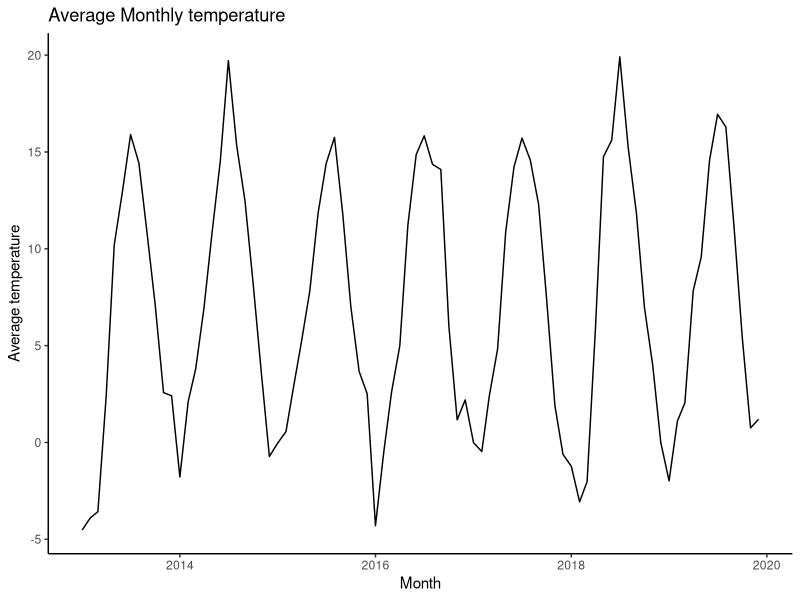
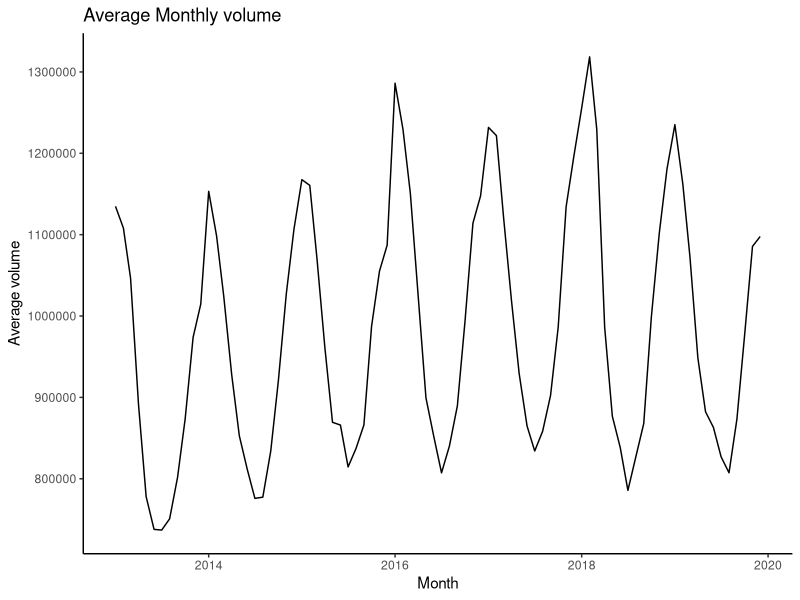
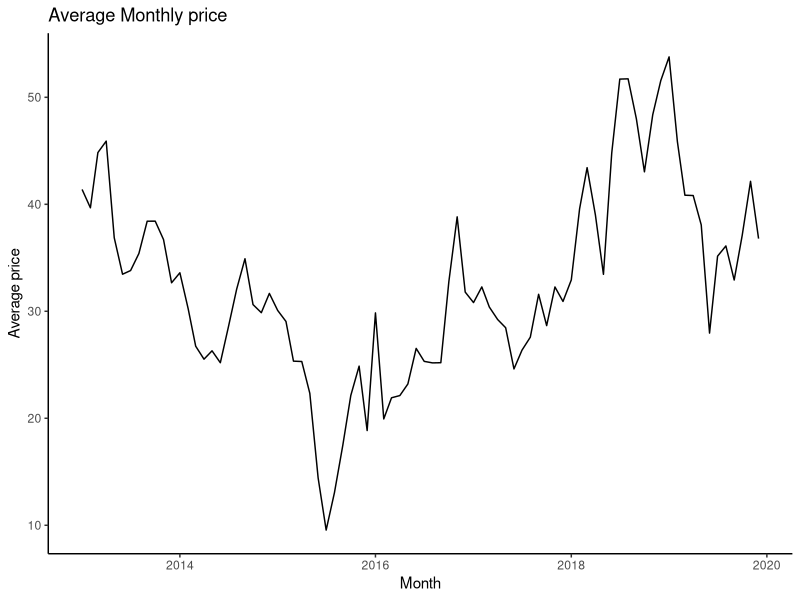

Source code (R) for these figures, in order:
## ---- chunk 1
# Loading required packages.
library(tidyverse)  # loads ggplot2, dplyr, readr
library(lubridate)  # for date/time manipulation

## ---- chunk 2
# Loading in the data
df <- read_csv("elmarket_13_19.csv")
## ---- chunk 3
# Creating a function that plots the average monthly data of a specified variable.
plot_avg_monthly <- function(data, variable) {
  
  # Check if the specified variable is valid
  if (variable %in% names(data)) {
    
    # Extract year and month, calculate the average per month
    avg_data <- data %>%
      mutate(year_month = floor_date(date, "month")) %>%
      group_by(year_month) %>%
      summarise(avg_var = mean(get(variable), na.rm = TRUE))
    
    # Plot
    p <- ggplot(avg_data, aes(x = year_month, y = avg_var)) +
      geom_line() +
      labs(y = paste("Average", variable),
           x = "Month",
           title = paste("Average Monthly", variable)) +
      theme_classic()
    return(p)
    
  # If the specified variable is invalid  
  } else {
    stop("Invalid variable name. Choose a variable present in the data frame.")
  }
}

# List of variables that we want to visualize monthly data
variable_list <- c("volume", "temperature", "price", "wind_production")

# Initialized list to store the plot objects
plot_list <- list()

# Looping through the variable list and applying the plot function for each variable
for (i in variable_list) {
  p <- plot_avg_monthly(data = df, variable = i)  # calling the monthly plot function
  plot_list[[i]] <- p                             # storing the plot in a list making it accessible later                 
}
## ---- chunk 4
# Plot monthly average temperature
plot_list$temperature
## ---- chunk 5
# Plot monthly average volume
plot_list$volume
## ---- chunk 6
# Plot monthly average price
plot_list$price
## ---- chunk 7
# Plot monthly average wind production
plot_list$wind_production. 
## ---- chunk 8
# Create a function that handles multiple variables and creates single plot
plot_avg_monthly_multi <- function(data, variables) {
  
  # Check if the specified variable is valid
  if (all(variables %in% names(data))) {
    
    # Extract year and month, calculate the average per month of both variables
    avg_data <- data %>%
      mutate(year_month = floor_date(date, "month")) %>%
      group_by(year_month) %>%
      summarise(avg_var1 = mean(get(variables[1]), na.rm = TRUE),
                avg_var2 = mean(get(variables[2]), na.rm = TRUE), 
                .groups = "drop")
    
    # Compute a scaling factor to map both variables onto a similar scale
    scale_factor <- mean(avg_data$avg_var1, na.rm = TRUE) / 
                    mean(avg_data$avg_var2, na.rm = TRUE)
    
    # Plot
    p <- ggplot(avg_data, aes(x = year_month)) +
      geom_line(aes(y = avg_var1), color = "red") +
      geom_line(aes(y = avg_var2 * scale_factor), color = "blue") +
      scale_y_continuous(
        name = paste("Average", variables[1]),
        sec.axis = sec_axis(~. / scale_factor, name = paste("Average", variables[2])),
        labels = scales::number
      ) +
      labs(
        x = "Month",
        title = paste("Monthly averages of", paste(variables, collapse = " & "))
      ) +
      theme_classic()
    return(p)
    
  # If the specified variable is invalid  
  } else {
    stop("Invalid variable name. Choose variables present in the data frame.")
  }
}
